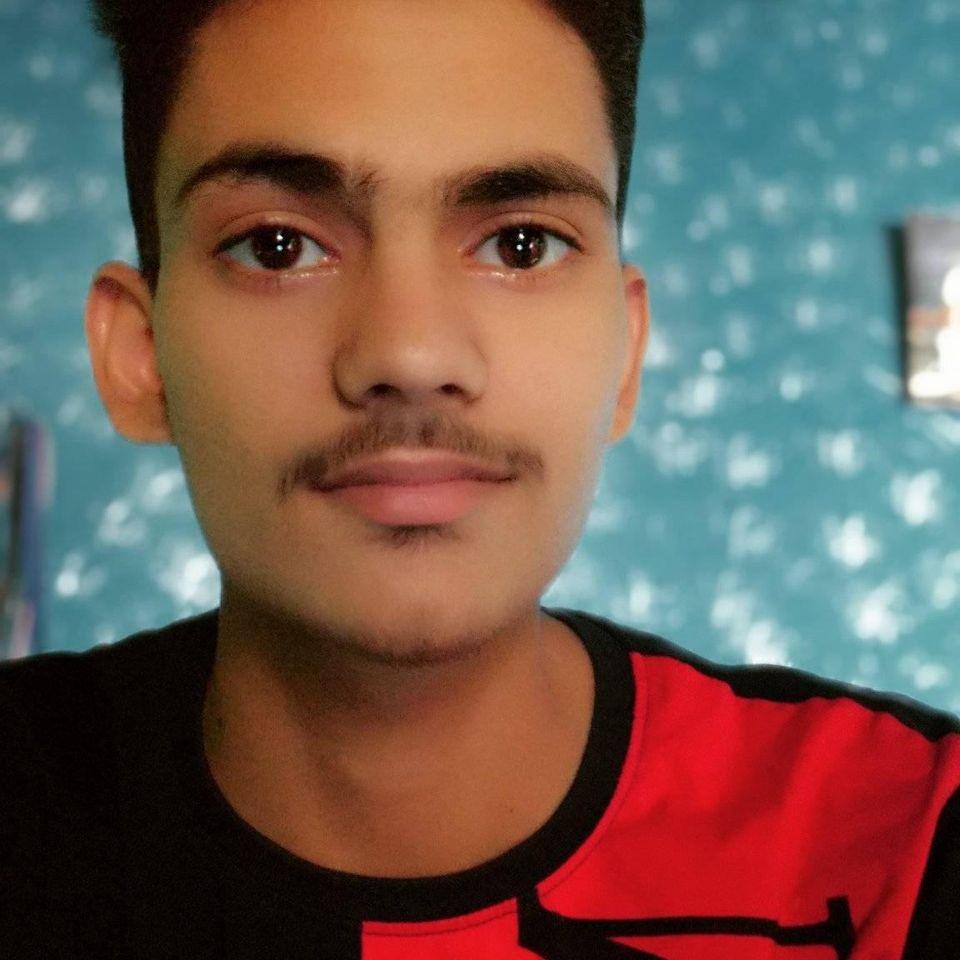
#> input picture src/dp.jpg, 960 x 960 px, given in place of the camera
$ python chepter7.py
#> lines starting #> are read from the running program, lines starting #| are printed output that depends on the picture; after the words box and inside, x2 and y2 are one past the last pixel; in counts of white or black regions, pixels touching at a corner belong together
# color detection

import cv2
import numpy as np

def empty(a):
    pass

cap = cv2.VideoCapture(1)
cap.set(3,400)
cap.set(4,400)
cap.set(10,150)

cv2.namedWindow('TrackBars')
cv2.resizeWindow('TrackBars', 640,240)
cv2.createTrackbar('Hue min', 'TrackBars', 0, 179, empty)
#> slider 'Hue min' is set to 35
cv2.createTrackbar('Hue max', 'TrackBars', 179, 179, empty)
cv2.createTrackbar('Sat min', 'TrackBars', 0, 255, empty)
#> slider 'Sat min' is set to 51
cv2.createTrackbar('Sat max', 'TrackBars', 255, 255, empty)
cv2.createTrackbar('Val min', 'TrackBars', 0, 255, empty)
#> slider 'Val min' is set to 51
cv2.createTrackbar('Val max', 'TrackBars', 255, 255, empty)

while True:

    success, img = cap.read(0)
#> img is the input picture: shape (960, 960, 3); mean B, G, R 83.8, 93.3, 115.2
    imgHSV = cv2.cvtColor(img, cv2.COLOR_BGR2HSV)
#> imgHSV: shape (960, 960, 3); mean H, S, V 56.8, 148, 135.9

    h_min = cv2.getTrackbarPos('Hue min', 'TrackBars')
    h_max = cv2.getTrackbarPos('Hue max', 'TrackBars')
    s_min = cv2.getTrackbarPos('Sat min', 'TrackBars')
    s_max = cv2.getTrackbarPos('Sat max', 'TrackBars')
    v_min = cv2.getTrackbarPos('Val min', 'TrackBars')
    v_max = cv2.getTrackbarPos('Val max', 'TrackBars')

    lower = np.array([h_min,s_min,v_min])
    upper = np.array([h_max,s_max,v_max])

    mask = cv2.inRange(imgHSV,lower,upper)
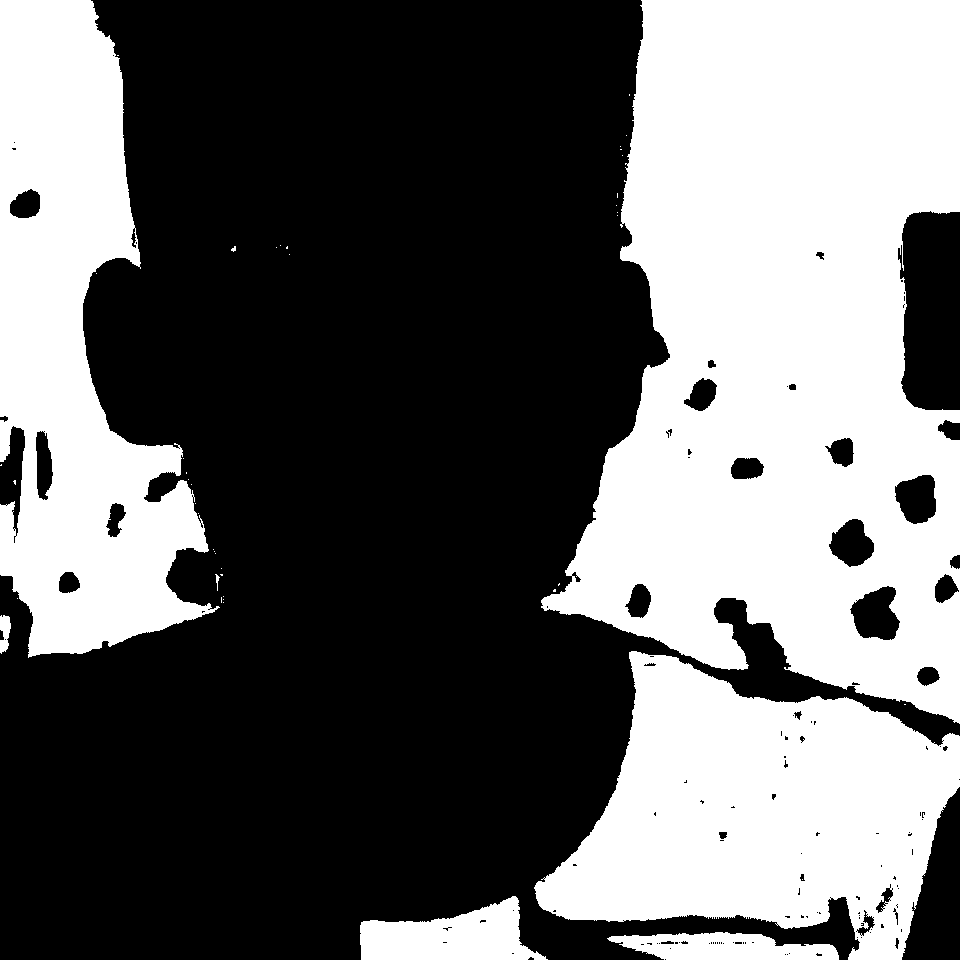
#> mask: shape (960, 960); 40.9% white; 45 white regions (38 under 20 px), largest, box (x1, y1, x2, y2) and area: (541, 0, 960, 724) 206180, (0, 0, 220, 658) 80074, (534, 651, 960, 960) 78719
    result = cv2.bitwise_or(img, img, mask=mask)
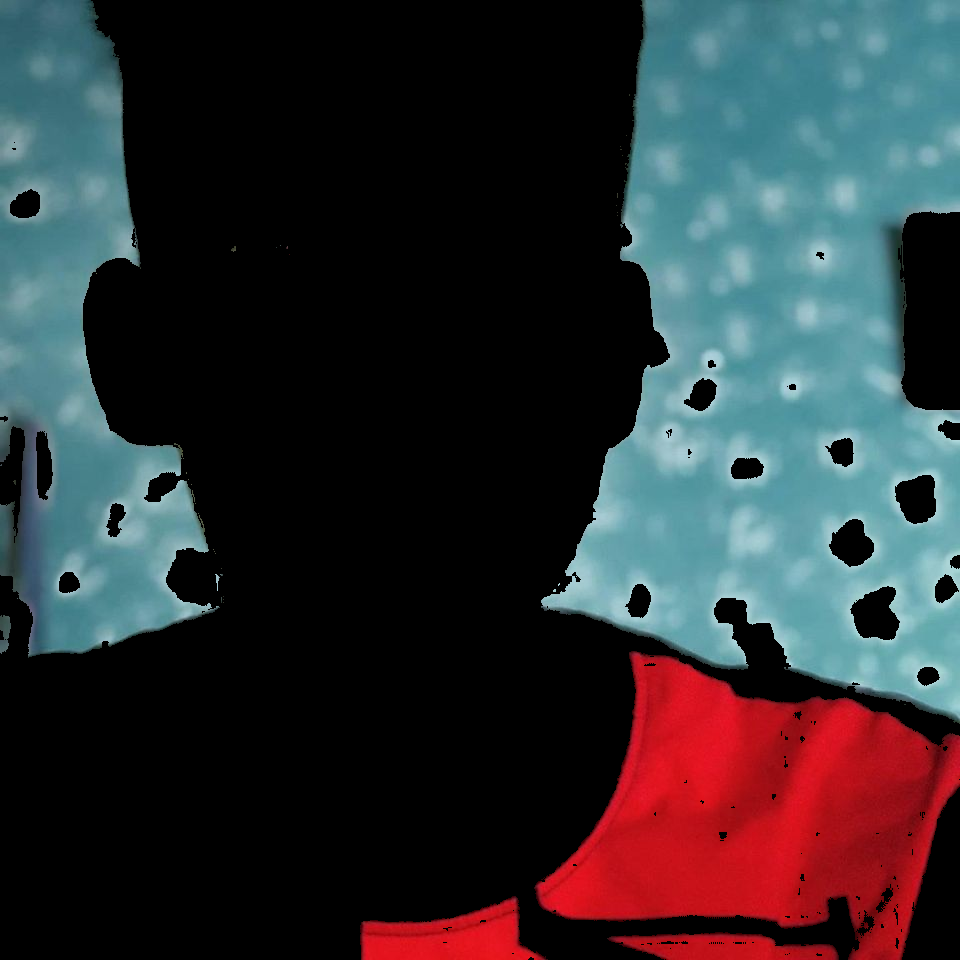
#> result: shape (960, 960, 3); mean B, G, R 51.5, 47.9, 47.2
    print(h_min,h_max,s_min,s_max,v_min,v_max)

    cv2.imshow('Color detection', img)
    cv2.imshow('HSV', imgHSV)
    cv2.imshow('Mask', mask)
    cv2.imshow('Result', result)
    if cv2.waitKey(1) & 0xFF == ord('q'):
#> (key q is pressed here)
        print("Stop")
        break
